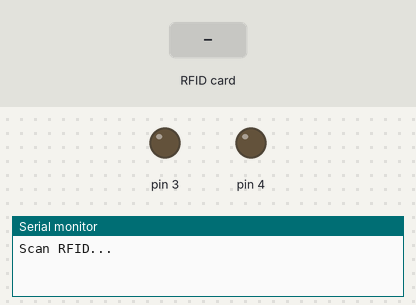
Recording of a sketch running on a simulated Arduino Uno, built with avr-gcc and run on an emulated ATmega328P. Shown: output pins drawn as LEDs (lit = HIGH), the last lines printed to the serial monitor. Inputs (shaded band) come from the test bench. Pins used as bus, display or sensor lines are not drawn.

Above: at 1.2 s.
1.3 s: RFID card 5E 7A 19 C4 held to the reader
At 1.6 s:
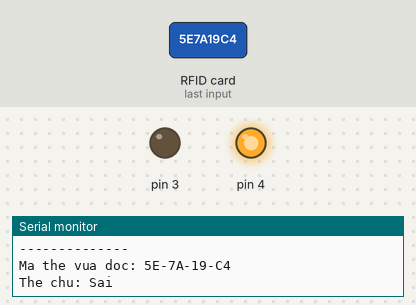
Timing chart, 0 to 4.3 s (numbered marks = the images above; inputs shaded):
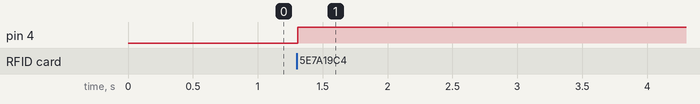

The sketch:

ND21.ino
```cpp
#include <SPI.h>
#include <MFRC522.h>

#define SS_PIN 10
#define RST_PIN 9

MFRC522 mfrc522(SS_PIN, RST_PIN);

String MasterCard = "C0-FF-EE-99";
const char* state;

void setup() {
  Serial.begin(9600);
  pinMode(3, OUTPUT);
  pinMode(4, OUTPUT);
  SPI.begin();
  mfrc522.PCD_Init();
  Serial.println("Scan RFID...");
}

void loop() {
  if (!mfrc522.PICC_IsNewCardPresent()) return;

  if (!mfrc522.PICC_ReadCardSerial()) return;

  String uid = "";
  for (byte i = 0; i < mfrc522.uid.size; i++) {
    if (mfrc522.uid.uidByte[i] < 0x10) uid += 0;
    uid += String(mfrc522.uid.uidByte[i], HEX);
    if (i < mfrc522.uid.size - 1) uid += "-";
  }
  uid.toUpperCase();

  if (uid == MasterCard) {
    state = "Dung";
    digitalWrite(3, HIGH);
    digitalWrite(4, LOW);
  }
  else {
    state = "Sai";
    digitalWrite(3, LOW);
    digitalWrite(4, HIGH);
  }

  Serial.println("--------------");
  Serial.print("Ma the vua doc: ");
  Serial.println(uid);
  Serial.print("The chu: ");
  Serial.println(state);

  mfrc522.PICC_HaltA();
  delay(1000);
}
```

Measured:
- after the input at 1.3 s, pin 4: LOW → HIGH at once
